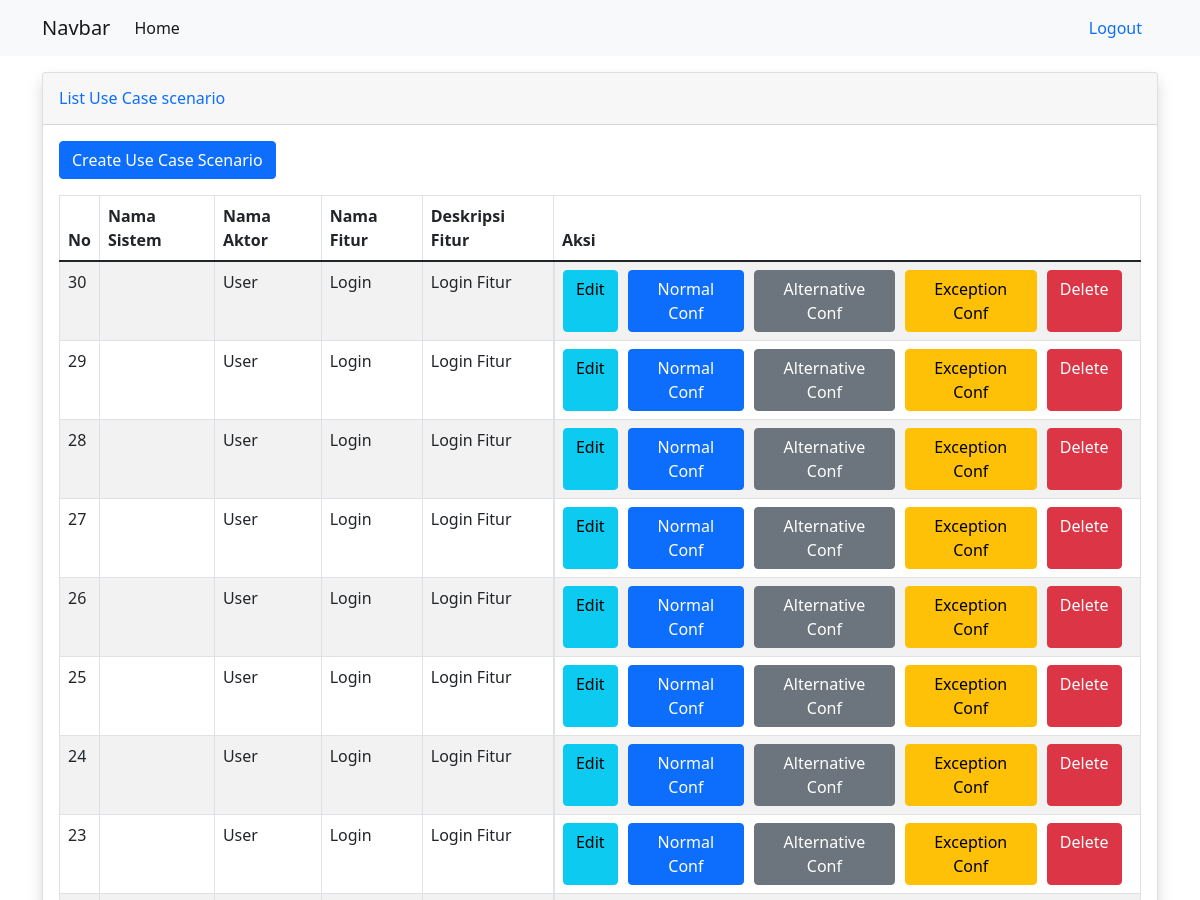
/showUseCaseScenario/ (signed in, upper part), run on an earlier commit of the app's database.
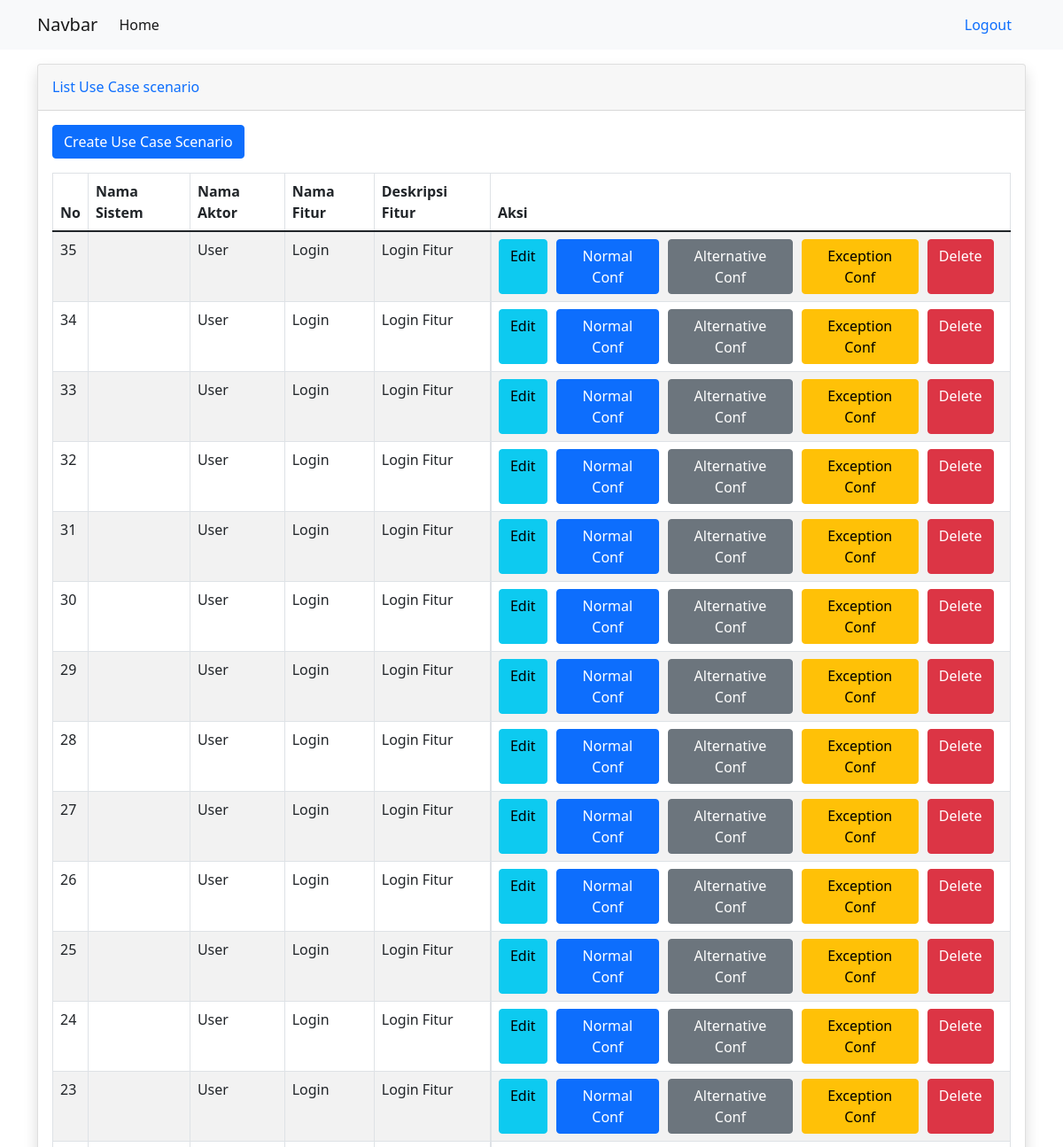
And on a later commit of the database.
### mainApp/models.py (models this page shows)
class UseCaseScenario(models.Model):
    actor = models.CharField(max_length=200,null=True)
    feature = models.CharField(max_length=200,null=True)
    feature_description = models.CharField(max_length=200,null=True)
    pre_condition = models.CharField(max_length=200,null=True)
    post_condition = models.CharField(max_length=200,null=True)
    normal_element = models.TextField(null=True)
    alternative_element = models.TextField(null=True)
    exception_element = models.TextField(null=True)
    normal_salt = models.TextField(null=True)
    alternative_salt = models.TextField(null=True)
    exception_salt = models.TextField(null=True)
    created_at = models.DateTimeField(auto_now_add=True, null=True)
    updated_at = models.DateTimeField(auto_now=True, null=True)

### mainApp/views.py (the view)
# urls.py: path('showUseCaseScenario/', views.showUseCaseScenario , name="showUseCaseScenario"),
@login_required(login_url='login')
def showUseCaseScenario(request):
    allUcs = UseCaseScenario.objects.order_by('-id').all()
    context={"allUcs":allUcs}
    return render(request,'mainApp/showUseCaseScenario.html',context)

### mainApp/templates/mainApp/showUseCaseScenario.html (shortened to what this page needs)
{% extends 'mainApp/main.html' %}
{% block content %}
<div class="row row-datatable">
    <div class="col">
        <div class="card shadow mb-4">
            <div class="card-header py-3 d-flex flex-row align-items-center justify-content-between">
                <h6 class="m-0 font-weight-bold text-primary">List Use Case scenario</h6>
            </div>
            <div class="card-body">
                <a href="/useCaseScenario/" role="button" class="btn btn-primary mb-3">Create Use Case Scenario</a>
                <table id="dataTable" class="table table-striped table-bordered" style="width:100%">
                    <thead>
                        <tr>
                            <th>No</th>
                            <th>Nama Sistem</th>
                            <th>Nama Aktor</th>
                            <th>Nama Fitur</th>
                            <th>Deskripsi Fitur</th>
                            <th>Aksi</th>
                        </tr>
                    </thead>
                    <tbody>
                        {% for ucs in allUcs %}
                        <tr>
                            <td>{{ ucs.id }}</td>
                            <td>{{ ucs.sistem }}</td>
                            <td>{{ ucs.actor }}</td>
                            <td>{{ ucs.feature }}</td>
                            <td>{{ ucs.feature_description }}</td>
                            <td class="d-flex justify-content-center">
                                <a href="/formEditUCS/{{ ucs.id }}/" role="button" class="btn btn-info" style="margin-right: 10px;">Edit</a>
                                <a href="/layoutElement/normal/{{ ucs.id }}" role="button" class="btn btn-primary" style="margin-right: 10px;">Normal Conf</a>
                                <a href="/layoutElement/alternative/{{ ucs.id }}" role="button" class="btn btn-secondary" style="margin-right: 10px;">Alternative Conf</a>
                                <a href="/layoutElement/exception/{{ ucs.id }}" role="button" class="btn btn-warning" style="margin-right: 10px;">Exception Conf</a>
                                <a href="#" role="button" class="btn btn-danger" style="margin-right: 10px;">Delete</a>
                            </td>
                        </tr>
                        {% endfor %}
                    </tbody>
                </table>
            </div>
        </div>
    </div>
</div>
{% endblock %}

### mainApp/templates/mainApp/main.html (shortened to what this page needs)
{% load static %}
<!DOCTYPE html>
<html lang="en">
<head>
    <link href="{% static '/vendor/fontawesome-free/css/all.min.css' %}" rel="stylesheet" type="text/css">
    <link rel="stylesheet" href="https://cdnjs.cloudflare.com/ajax/libs/twitter-bootstrap/5.1.3/css/bootstrap.min.css">
    <link rel="stylesheet" href="https://cdn.datatables.net/1.12.0/css/dataTables.bootstrap5.min.css">
    <link href="https://cdn.jsdelivr.net/npm/bootstrap@5.0.2/dist/css/bootstrap.min.css" rel="stylesheet"
>
    <link rel="stylesheet" href="https://cdnjs.cloudflare.com/ajax/libs/jquery-confirm/3.3.2/jquery-confirm.min.css">
</head>
<body id="page-top">
    <div id="wrapper">
        <div id="content-wrapper" class="d-flex flex-column">
            <div id="content">
                <nav class="navbar navbar-expand-lg navbar-light bg-light mb-3">
                    <div class="container">
                        <a class="navbar-brand" href="#">Navbar</a>
                        <div class="collapse navbar-collapse" id="navbarSupportedContent">
                            <ul class="navbar-nav me-auto mb-2 mb-lg-0">
                                <li class="nav-item">
                                    <a class="nav-link active" aria-current="page" href="/showUseCaseScenario/">Home</a>
                                </li>
                            </ul>
                            <form class="d-flex">
                                    <a class="nav-link" href="{% url 'logout' %}">
                                        Logout
                                    </a>
                            </form>
                        </div>
                    </div>
                </nav>
                <div class="container">
                    <div class="row">
                        <div class="col">
                            {% block content %}
                            {%endblock%}
                        </div>
                    </div>
                </div>
            </div>
        </div>
    </div>
</body>
</html>

What changed in the data, as far as the page shows it:
added UseCaseScenario: id "35", actor "User", feature "Login", feature_description "Login Fitur"
added UseCaseScenario: id "34", actor "User", feature "Login", feature_description "Login Fitur"
added UseCaseScenario: id "33", actor "User", feature "Login", feature_description "Login Fitur"
added UseCaseScenario: id "32", actor "User", feature "Login", feature_description "Login Fitur"
added UseCaseScenario: id "31", actor "User", feature "Login", feature_description "Login Fitur"
